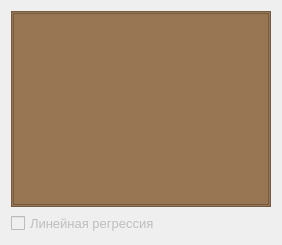
            <widget class="QWidget" name="tab_mainTests_pressure">
             <attribute name="title">
              <string>График давления от перемещения</string>
             </attribute>
             <layout class="QVBoxLayout" name="verticalLayout_57">
              <item>
               <widget class="QFrame" name="frame_chartPressure">
                <property name="autoFillBackground">
                 <bool>false</bool>
                </property>
                <property name="styleSheet">
                 <string notr="true">background-color: rgb(152, 118, 84);</string>
                </property>
                <property name="frameShape">
                 <enum>QFrame::Shape::StyledPanel</enum>
                </property>
                <property name="frameShadow">
                 <enum>QFrame::Shadow::Raised</enum>
                </property>
                <layout class="QVBoxLayout" name="verticalLayout_13">
                 <property name="spacing">
                  <number>3</number>
                 </property>
                 <property name="leftMargin">
                  <number>1</number>
                 </property>
                 <property name="topMargin">
                  <number>1</number>
                 </property>
                 <property name="rightMargin">
                  <number>1</number>
                 </property>
                 <property name="bottomMargin">
                  <number>1</number>
                 </property>
                 <item>
                  <widget class="Widgets::Chart::ChartView" name="Chart_pressure"/>
                 </item>
                </layout>
               </widget>
              </item>
              <item>
               <layout class="QHBoxLayout" name="horizontalLayout_regression">
                <item>
                 <widget class="QCheckBox" name="checkBox_regression">
                  <property name="enabled">
                   <bool>false</bool>
                  </property>
                  <property name="sizePolicy">
                   <sizepolicy hsizetype="Minimum" vsizetype="Preferred">
                    <horstretch>0</horstretch>
                    <verstretch>0</verstretch>
                   </sizepolicy>
                  </property>
                  <property name="font">
                   <font>
                    <family>Segoe UI</family>
                    <pointsize>10</pointsize>
                   </font>
                  </property>
                  <property name="text">
                   <string>Линейная регрессия</string>
                  </property>
                  <property name="checkable">
                   <bool>true</bool>
                  </property>
                  <property name="checked">
                   <bool>false</bool>
                  </property>
                  <property name="tristate">
                   <bool>false</bool>
                  </property>
                 </widget>
                </item>
                <item>
                 <spacer name="horizontalSpacer_regression">
                  <property name="orientation">
                   <enum>Qt::Orientation::Horizontal</enum>
                  </property>
                  <property name="sizeHint" stdset="0">
                   <size>
                    <width>40</width>
                    <height>20</height>
                   </size>
                  </property>
                 </spacer>
                </item>
               </layout>
              </item>
             </layout>
            </widget>
